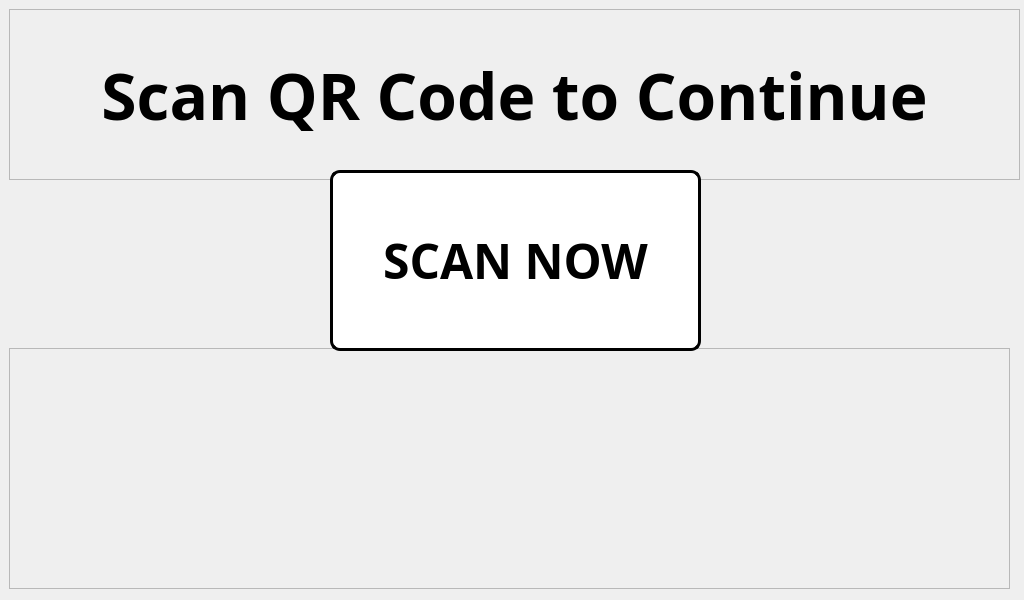
<?xml version="1.0" encoding="UTF-8"?>
<ui version="4.0">
 <class>MainWindow</class>
 <widget class="QMainWindow" name="MainWindow">
  <property name="geometry">
   <rect>
    <x>0</x>
    <y>0</y>
    <width>1024</width>
    <height>600</height>
   </rect>
  </property>
  <property name="minimumSize">
   <size>
    <width>1024</width>
    <height>600</height>
   </size>
  </property>
  <property name="maximumSize">
   <size>
    <width>1024</width>
    <height>600</height>
   </size>
  </property>
  <property name="windowTitle">
   <string>Interactive First Aid Cabinet</string>
  </property>
  <widget class="QWidget" name="centralwidget">
   <widget class="QFrame" name="frame">
    <property name="geometry">
     <rect>
      <x>9</x>
      <y>9</y>
      <width>1011</width>
      <height>171</height>
     </rect>
    </property>
    <property name="frameShape">
     <enum>QFrame::StyledPanel</enum>
    </property>
    <property name="frameShadow">
     <enum>QFrame::Raised</enum>
    </property>
    <layout class="QGridLayout" name="gridLayout_2">
     <item row="0" column="0">
      <widget class="QLabel" name="TITLE">
       <property name="font">
        <font>
         <family>Unispace</family>
         <pointsize>48</pointsize>
         <weight>75</weight>
         <bold>true</bold>
        </font>
       </property>
       <property name="text">
        <string>Scan QR Code to Continue</string>
       </property>
       <property name="alignment">
        <set>Qt::AlignCenter</set>
       </property>
      </widget>
     </item>
    </layout>
   </widget>
   <widget class="QFrame" name="frame_2">
    <property name="geometry">
     <rect>
      <x>9</x>
      <y>348</y>
      <width>1001</width>
      <height>241</height>
     </rect>
    </property>
    <property name="frameShape">
     <enum>QFrame::StyledPanel</enum>
    </property>
    <property name="frameShadow">
     <enum>QFrame::Raised</enum>
    </property>
    <layout class="QGridLayout" name="gridLayout">
     <item row="0" column="0">
      <widget class="QLabel" name="TUPC">
       <property name="minimumSize">
        <size>
         <width>192</width>
         <height>192</height>
        </size>
       </property>
       <property name="maximumSize">
        <size>
         <width>192</width>
         <height>192</height>
        </size>
       </property>
       <property name="text">
        <string/>
       </property>
       <property name="pixmap">
        <pixmap>pictures/program_pictures/tuplogo (1).png</pixmap>
       </property>
      </widget>
     </item>
     <item row="0" column="1">
      <widget class="QLabel" name="TUPC_2">
       <property name="minimumSize">
        <size>
         <width>194</width>
         <height>194</height>
        </size>
       </property>
       <property name="maximumSize">
        <size>
         <width>194</width>
         <height>194</height>
        </size>
       </property>
       <property name="text">
        <string/>
       </property>
       <property name="pixmap">
        <pixmap>pictures/program_pictures/first-aid-logo-png-png-image-762531.png</pixmap>
       </property>
      </widget>
     </item>
     <item row="0" column="2">
      <widget class="QLabel" name="rasberry">
       <property name="minimumSize">
        <size>
         <width>156</width>
         <height>200</height>
        </size>
       </property>
       <property name="maximumSize">
        <size>
         <width>156</width>
         <height>200</height>
        </size>
       </property>
       <property name="text">
        <string/>
       </property>
       <property name="pixmap">
        <pixmap>pictures/program_pictures/Raspberry logo.png</pixmap>
       </property>
      </widget>
     </item>
    </layout>
   </widget>
   <widget class="QPushButton" name="scan_button">
    <property name="geometry">
     <rect>
      <x>330</x>
      <y>170</y>
      <width>371</width>
      <height>181</height>
     </rect>
    </property>
    <property name="font">
     <font>
      <family>Unispace</family>
      <pointsize>36</pointsize>
      <weight>75</weight>
      <bold>true</bold>
     </font>
    </property>
    <property name="cursor">
     <cursorShape>PointingHandCursor</cursorShape>
    </property>
    <property name="styleSheet">
     <string notr="true">QPushButton:hover:!pressed
{
  background-color: rgb(195,30,60);
}

QPushButton
{
  background-color: white;
color: black;
border-style: outset;
border-width: 3px;
border-radius:10px;
border-color: black;
}
</string>
    </property>
    <property name="text">
     <string>SCAN NOW</string>
    </property>
   </widget>
   <widget class="QLabel" name="label">
    <property name="geometry">
     <rect>
      <x>0</x>
      <y>0</y>
      <width>1024</width>
      <height>600</height>
     </rect>
    </property>
    <property name="minimumSize">
     <size>
      <width>1024</width>
      <height>600</height>
     </size>
    </property>
    <property name="maximumSize">
     <size>
      <width>1024</width>
      <height>600</height>
     </size>
    </property>
    <property name="cursor">
     <cursorShape>ArrowCursor</cursorShape>
    </property>
    <property name="text">
     <string/>
    </property>
    <property name="pixmap">
     <pixmap>pictures/program_pictures/main_wallpaper.png</pixmap>
    </property>
   </widget>
   <zorder>label</zorder>
   <zorder>frame</zorder>
   <zorder>frame_2</zorder>
   <zorder>scan_button</zorder>
  </widget>
 </widget>
 <resources/>
 <connections/>
</ui>
